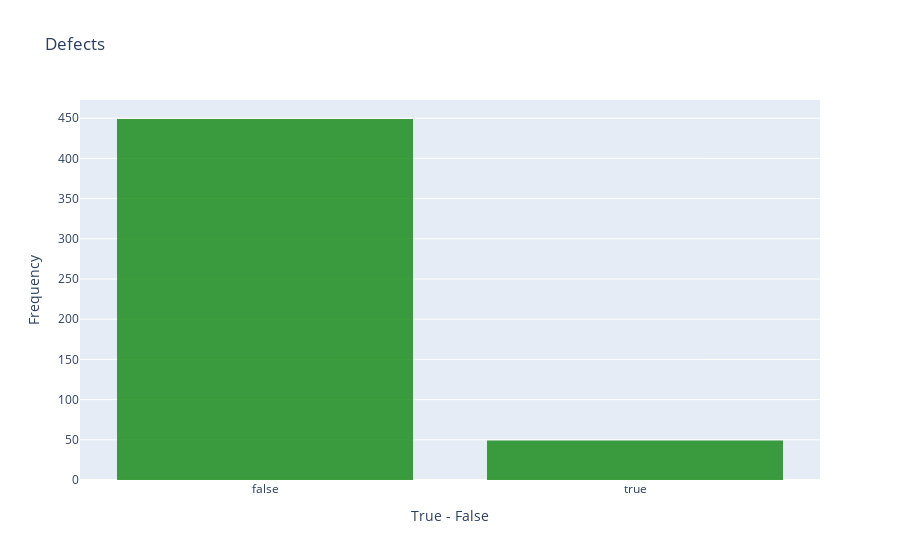

Here is the notebook cell this chart was saved with:
### Code cell
trace = go.Histogram(
    x = data.defects,
    opacity = 0.75,
    name = "Defects",
    marker = dict(color = 'green'))

hist_data = [trace]
hist_layout = go.Layout(barmode='overlay',
                   title = 'Defects',
                   xaxis = dict(title = 'True - False'),
                   yaxis = dict(title = 'Frequency'),
)
fig = go.Figure(data = hist_data, layout = hist_layout)
iplot(fig)

### Figure 1 — Plotly figure (JSON) as saved in the notebook; plotly's stock layout.template omitted (floating-point values rounded to 4 significant figures; data arrays with more than 128 entries replaced by an {"elided": "..."} marker saying what was removed)
{"data": [{"marker": {"color": "green"}, "name": "Defects", "opacity": 0.75, "type": "histogram", "x": {"elided": "498 bool values"}}], "layout": {"barmode": "overlay", "title": {"text": "Defects"}, "xaxis": {"title": {"text": "True - False"}}, "yaxis": {"title": {"text": "Frequency"}}}}
